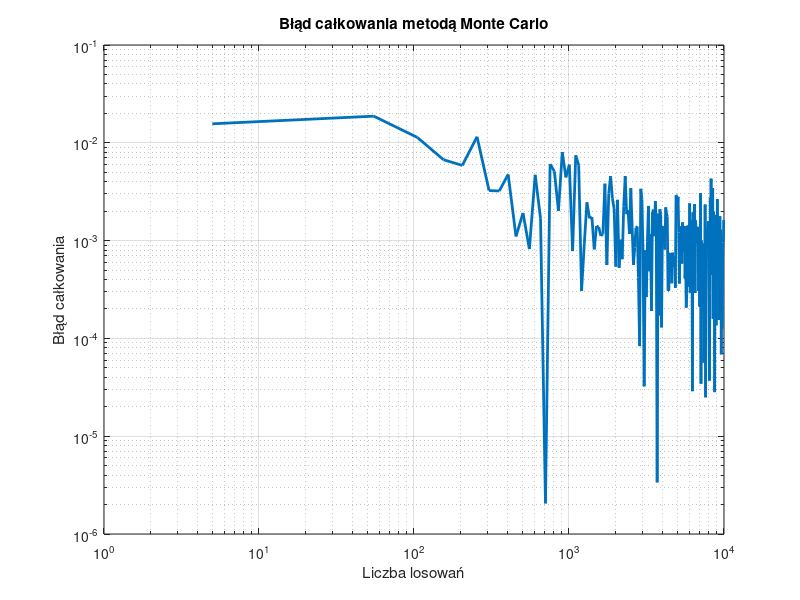

Source code (MATLAB):
function [integration_error, Nt, ft_5, xr, yr, yrmax] = zadanie4()
    % Numeryczne całkowanie metodą Monte Carlo.
    %
    %   integration_error - wektor wierszowy. Każdy element integration_error(1,i)
    %       zawiera błąd całkowania obliczony dla liczby losowań równej Nt(1,i).
    %       Zakładając, że obliczona wartość całki dla Nt(1,i) próbek wynosi
    %       integration_result, błąd jest definiowany jako:
    %       integration_error(1,i) = abs(integration_result - reference_value),
    %       gdzie reference_value to wartość referencyjna całki.
    %
    %   Nt - wektor wierszowy zawierający liczby losowań, dla których obliczano
    %       wektor błędów całkowania integration_error.
    %
    %   ft_5 - gęstość funkcji prawdopodobieństwa dla n=5
    %
    %   [xr, yr] - tablice komórkowe zawierające informacje o wylosowanych punktach.
    %       Tablice te mają rozmiar [1, length(Nt)]. W komórkach xr{1,i} oraz yr{1,i}
    %       zawarte są współrzędne x oraz y wszystkich punktów zastosowanych
    %       do obliczenia całki przy losowaniu Nt(1,i) punktów.
    %
    %   yrmax - maksymalna dopuszczalna wartość współrzędnej y losowanych punktów

    % Wartość referencyjna całki
    reference_value = 0.0473612919396179;

    % Definicja funkcji gęstości prawdopodobieństwa
    sigma = 3;
    mu = 10;
    f = @(t) (1/(sigma*sqrt(2*pi))) * exp(-((t - mu).^2)/(2*sigma^2));

    % Wyznaczenie wartości f(t) dla t=5
    ft_5 = f(5);

    % Definicja zakresu losowania punktów
    yrmax = ft_5 * 1.9; 
    
    % Inicjalizacja wektorów i tablic
    Nt = 5:50:10^4;
    integration_error = zeros(size(Nt));
    xr = cell(1, length(Nt));
    yr = cell(1, length(Nt));

    % Funkcja obliczająca całkę metodą Monte Carlo
    function [integral, xr, yr] = monte_carlo_integration(f, a, b, N)
        % Losowanie punktów
        xr = (b - a) * rand(1, N) + a;
        yr = yrmax * rand(1, N);

        % Obliczanie wartości funkcji w punktach
        fx = f(xr);

        % Liczenie punktów spełniających warunek
        points_under_curve = sum(yr <= fx);

        % Obliczanie całki
        integral = (points_under_curve / N) * ((b - a) * yrmax);
    end

    for i = 1:length(Nt)
        N = Nt(i);
        [integral_result, xr{1,i}, yr{1,i}] = monte_carlo_integration(f, 0, 5, N);
        integration_error(i) = abs(integral_result - reference_value);
    end
    % Wykres błędu całkowania
    figure;
    loglog(Nt, integration_error, 'LineWidth', 2);
    xlabel('Liczba losowań');
    ylabel('Błąd całkowania');
    title('Błąd całkowania metodą Monte Carlo');
    grid on;

    % Zapis wykresu do pliku
    saveas(gcf, 'zadanie4.png');
end